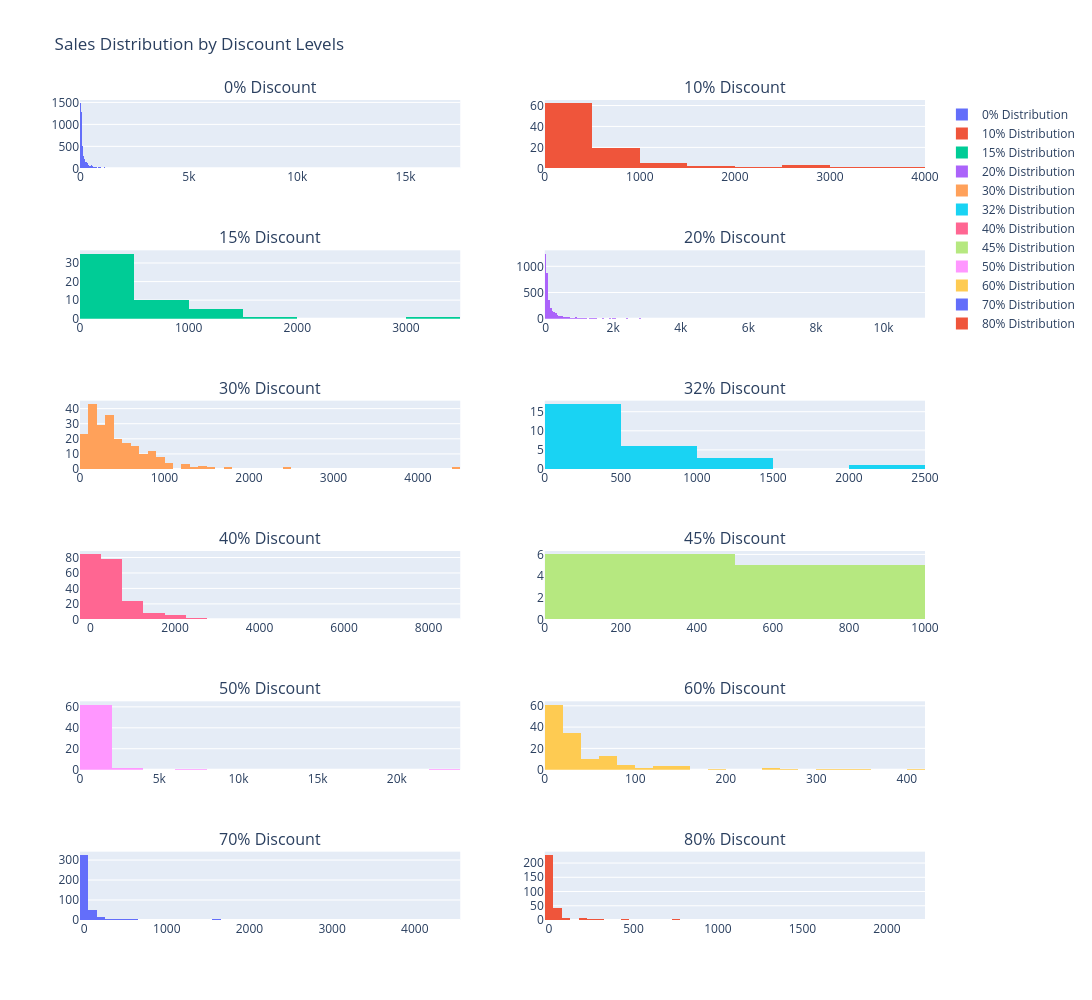

The code cell stored with this chart in its notebook:
### Code cell
from plotly.subplots import make_subplots

fig = make_subplots(
    rows=6,
    cols=2,

    subplot_titles=[
        '0% Discount',
        '10% Discount',
        '15% Discount',
        '20% Discount',
        '30% Discount',
        '32% Discount',
        '40% Discount',
        '45% Discount',
        '50% Discount',
        '60% Discount',
        '70% Discount',
        '80% Discount'
    ],

    horizontal_spacing=0.1,
    vertical_spacing=0.1
)

fig.add_trace(
    go.Histogram(
        x=df_notime[df_notime['Discount'] == 0]['Sales'],
        name='0% Distribution'
    ),
    row=1,
    col=1
)

fig.add_trace(
    go.Histogram(
        x=df_notime[df_notime['Discount'] == 0.1]['Sales'],
        name='10% Distribution'
    ),
    row=1,
    col=2
)

fig.add_trace(
    go.Histogram(
        x=df_notime[df_notime['Discount'] == 0.15]['Sales'],
        name='15% Distribution'
    ),
    row=2,
    col=1
)

fig.add_trace(
    go.Histogram(
        x=df_notime[df_notime['Discount'] == 0.2]['Sales'],
        name='20% Distribution'
    ),
    row=2,
    col=2
)

fig.add_trace(
    go.Histogram(
        x=df_notime[df_notime['Discount'] == 0.3]['Sales'],
        name='30% Distribution'
    ),
    row=3,
    col=1
)

fig.add_trace(
    go.Histogram(
        x=df_notime[df_notime['Discount'] == 0.32]['Sales'],
        name='32% Distribution'
    ),
    row=3,
    col=2
)

fig.add_trace(
    go.Histogram(
        x=df_notime[df_notime['Discount'] == 0.4]['Sales'],
        name='40% Distribution'
    ),
    row=4,
    col=1
)

fig.add_trace(
    go.Histogram(
        x=df_notime[df_notime['Discount'] == 0.45]['Sales'],
        name='45% Distribution'
    ),
    row=4,
    col=2
)

fig.add_trace(
    go.Histogram(
        x=df_notime[df_notime['Discount'] == 0.5]['Sales'],
        name='50% Distribution'
    ),
    row=5,
    col=1
)

fig.add_trace(
    go.Histogram(
        x=df_notime[df_notime['Discount'] == 0.6]['Sales'],
        name='60% Distribution'
    ),
    row=5,
    col=2
)

fig.add_trace(
    go.Histogram(
        x=df_notime[df_notime['Discount'] == 0.7]['Sales'],
        name='70% Distribution'
    ),
    row=6,
    col=1
)

fig.add_trace(
    go.Histogram(
        x=df_notime[df_notime['Discount'] == 0.8]['Sales'],
        name='80% Distribution'
    ),
    row=6,
    col=2
)

fig.update_layout(
    width=2000,
    height=1000,
    title_text='Sales Distribution by Discount Levels'
)

fig.show()

### Figure 1 — Plotly figure (JSON) as saved in the notebook; plotly's stock layout.template omitted (floating-point values rounded to 4 significant figures; data arrays with more than 128 entries replaced by an {"elided": "..."} marker saying what was removed)
{"data": [{"name": "0% Distribution", "type": "histogram", "x": {"elided": "4798 float values"}, "xaxis": "x", "yaxis": "y"}, {"name": "10% Distribution", "type": "histogram", "x": [319.4, 135.9, 488.6, 207.8, 555.2, 542.6, 1243.0, 3060.0, 599.3, 644.1, 1142.0, 408.0, 977.3, 1931.0, 383.6, 462.6, 1282.0, 442.8, 167.3, 366.8, 858.2, 351.0, 191.6, 271.8, 364.4, 361.8, 384.2, 271.8, 61.93, 87.44, 172.8, 887.1, 69.26, 631.8, 408.0, 145.8, 434.6, 283.1, 658.7, 63.88, 167.5, 1317.0, 664.1, 127.8, 29.4, 1449.0, 90.8, 181.8, 199.8, 109.8, 272.6, 80.99, 2888.0, 2254.0, 328.0, 767.2, 247.7, 221.4, 589.4, 327.6, 1523.0, 253.8, 376.7, 205.2, 245.6, 145.8, 192.2, 866.6, 127.8, 850.5, 186.7, 207.8, 90.88, 577.8, 2563.0, 164.6, 172.8, 207.1, 271.8, 117.9, 2621.0, 65.52, 269.9, 102.6, 123.9, 163.8, 631.8, 3785.0, 128.1, 427.6, 589.4, 579.5, 326.6, 573.2], "xaxis": "x2", "yaxis": "y2"}, {"name": "15% Distribution", "type": "histogram", "x": [1337.0, 222.7, 514.2, 119.8, 255.0, 204.0, 290.7, 307.7, 411.3, 293.2, 425.8, 1553.0, 102.8, 425.0, 195.5, 308.5, 120.7, 436.0, 290.7, 617.0, 257.5, 556.7, 482.7, 1279.0, 917.9, 586.4, 334.0, 359.5, 556.7, 599.2, 411.3, 1194.0, 239.7, 205.7, 1198.0, 239.7, 148.3, 273.7, 510.0, 1498.0, 205.7, 436.0, 307.7, 512.5, 120.7, 306.0, 359.5, 345.0, 119.8, 477.7, 3407.0, 683.3], "xaxis": "x3", "yaxis": "y3"}, {"name": "20% Distribution", "type": "histogram", "x": {"elided": "3657 float values"}, "xaxis": "x4", "yaxis": "y4"}, {"name": "30% Distribution", "type": "histogram", "x": {"elided": "227 float values"}, "xaxis": "x5", "yaxis": "y5"}, {"name": "32% Distribution", "type": "histogram", "x": [532.4, 2396.0, 205.3, 78.85, 956.7, 300.5, 327.7, 220.3, 193.1, 241.3, 156.4, 956.7, 246.1, 623.5, 1352.0, 328.4, 67.99, 206.0, 89.07, 1228.0, 781.9, 204.7, 369.2, 410.0, 614.0, 1023.0, 383.5], "xaxis": "x6", "yaxis": "y6"}, {"name": "40% Distribution", "type": "histogram", "x": {"elided": "206 float values"}, "xaxis": "x7", "yaxis": "y7"}, {"name": "45% Distribution", "type": "histogram", "x": [957.6, 233.9, 620.6, 375.5, 383.4, 174.1, 331.0, 721.9, 562.3, 191.5, 933.3], "xaxis": "x8", "yaxis": "y8"}, {"name": "50% Distribution", "type": "histogram", "x": [3083.0, 617.7, 218.8, 452.4, 177.2, 86.97, 219.1, 1273.0, 108.9, 8000.0, 35.49, 265.5, 393.2, 695.7, 652.5, 66.64, 393.2, 765.6, 727.5, 146.0, 601.5, 821.3, 22640.0, 695.7, 275.5, 796.4, 481.0, 352.4, 801.6, 2625.0, 177.2, 163.9, 268.9, 364.9, 91.28, 215.0, 456.0, 377.4, 355.5, 32.98, 87.21, 522.0, 300.0, 61.96, 564.2, 386.9, 35.45, 182.6, 302.4, 649.0, 292.1, 350.0, 1300.0, 277.5, 69.38, 177.5, 131.0, 626.1, 120.0, 146.0, 73.92, 482.9, 301.5, 301.5, 116.0, 91.47], "xaxis": "x9", "yaxis": "y9"}, {"name": "60% Distribution", "type": "histogram", "x": {"elided": "138 float values"}, "xaxis": "x10", "yaxis": "y10"}, {"name": "70% Distribution", "type": "histogram", "x": {"elided": "418 float values"}, "xaxis": "x11", "yaxis": "y11"}, {"name": "80% Distribution", "type": "histogram", "x": {"elided": "300 float values"}, "xaxis": "x12", "yaxis": "y12"}], "layout": {"annotations": [{"font": {"size": 16}, "showarrow": false, "text": "0% Discount", "x": 0.225, "xanchor": "center", "xref": "paper", "y": 1, "yanchor": "bottom", "yref": "paper"}, {"font": {"size": 16}, "showarrow": false, "text": "10% Discount", "x": 0.775, "xanchor": "center", "xref": "paper", "y": 1, "yanchor": "bottom", "yref": "paper"}, {"font": {"size": 16}, "showarrow": false, "text": "15% Discount", "x": 0.225, "xanchor": "center", "xref": "paper", "y": 0.8167, "yanchor": "bottom", "yref": "paper"}, {"font": {"size": 16}, "showarrow": false, "text": "20% Discount", "x": 0.775, "xanchor": "center", "xref": "paper", "y": 0.8167, "yanchor": "bottom", "yref": "paper"}, {"font": {"size": 16}, "showarrow": false, "text": "30% Discount", "x": 0.225, "xanchor": "center", "xref": "paper", "y": 0.6333, "yanchor": "bottom", "yref": "paper"}, {"font": {"size": 16}, "showarrow": false, "text": "32% Discount", "x": 0.775, "xanchor": "center", "xref": "paper", "y": 0.6333, "yanchor": "bottom", "yref": "paper"}, {"font": {"size": 16}, "showarrow": false, "text": "40% Discount", "x": 0.225, "xanchor": "center", "xref": "paper", "y": 0.45, "yanchor": "bottom", "yref": "paper"}, {"font": {"size": 16}, "showarrow": false, "text": "45% Discount", "x": 0.775, "xanchor": "center", "xref": "paper", "y": 0.45, "yanchor": "bottom", "yref": "paper"}, {"font": {"size": 16}, "showarrow": false, "text": "50% Discount", "x": 0.225, "xanchor": "center", "xref": "paper", "y": 0.2667, "yanchor": "bottom", "yref": "paper"}, {"font": {"size": 16}, "showarrow": false, "text": "60% Discount", "x": 0.775, "xanchor": "center", "xref": "paper", "y": 0.2667, "yanchor": "bottom", "yref": "paper"}, {"font": {"size": 16}, "showarrow": false, "text": "70% Discount", "x": 0.225, "xanchor": "center", "xref": "paper", "y": 0.08333, "yanchor": "bottom", "yref": "paper"}, {"font": {"size": 16}, "showarrow": false, "text": "80% Discount", "x": 0.775, "xanchor": "center", "xref": "paper", "y": 0.08333, "yanchor": "bottom", "yref": "paper"}], "height": 1000, "title": {"text": "Sales Distribution by Discount Levels"}, "width": 2000, "xaxis": {"anchor": "y", "domain": [0, 0.45]}, "xaxis10": {"anchor": "y10", "domain": [0.55, 1]}, "xaxis11": {"anchor": "y11", "domain": [0, 0.45]}, "xaxis12": {"anchor": "y12", "domain": [0.55, 1]}, "xaxis2": {"anchor": "y2", "domain": [0.55, 1]}, "xaxis3": {"anchor": "y3", "domain": [0, 0.45]}, "xaxis4": {"anchor": "y4", "domain": [0.55, 1]}, "xaxis5": {"anchor": "y5", "domain": [0, 0.45]}, "xaxis6": {"anchor": "y6", "domain": [0.55, 1]}, "xaxis7": {"anchor": "y7", "domain": [0, 0.45]}, "xaxis8": {"anchor": "y8", "domain": [0.55, 1]}, "xaxis9": {"anchor": "y9", "domain": [0, 0.45]}, "yaxis": {"anchor": "x", "domain": [0.9167, 1]}, "yaxis10": {"anchor": "x10", "domain": [0.1833, 0.2667]}, "yaxis11": {"anchor": "x11", "domain": [0, 0.08333]}, "yaxis12": {"anchor": "x12", "domain": [0, 0.08333]}, "yaxis2": {"anchor": "x2", "domain": [0.9167, 1]}, "yaxis3": {"anchor": "x3", "domain": [0.7333, 0.8167]}, "yaxis4": {"anchor": "x4", "domain": [0.7333, 0.8167]}, "yaxis5": {"anchor": "x5", "domain": [0.55, 0.6333]}, "yaxis6": {"anchor": "x6", "domain": [0.55, 0.6333]}, "yaxis7": {"anchor": "x7", "domain": [0.3667, 0.45]}, "yaxis8": {"anchor": "x8", "domain": [0.3667, 0.45]}, "yaxis9": {"anchor": "x9", "domain": [0.1833, 0.2667]}}}
